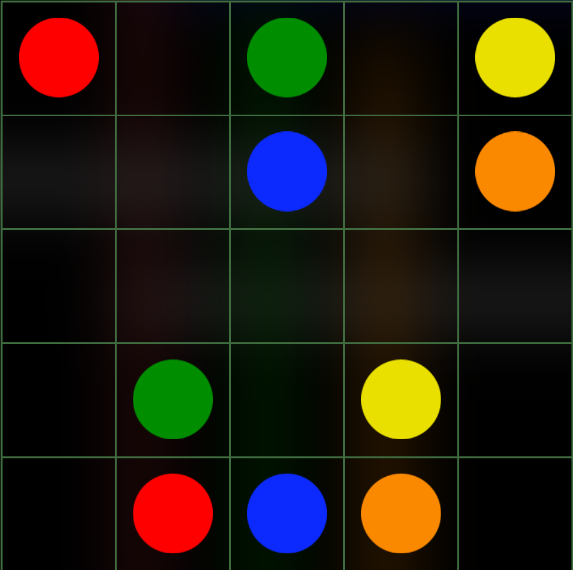
#> input picture 2022/04_April/pic.png, 573 x 570 px
$ jupyter execute --allow-errors flowGame.ipynb   (shell and % lines are left out)
#> lines starting #> are read from the running program, lines starting #| are printed output that depends on the picture; after the words box and inside, x2 and y2 are one past the last pixel; in counts of white or black regions, pixels touching at a corner belong together
[cell 1]
import sys
sys.path.insert(0, r"C:\Users\19410\My Drive\Raju Dai\Rlib-main")

tricks
1.select those dot pair who are in the edge
2.repeat step 1 unless there is no dots

[cell 2]
board=[[0]*5]*5
board

[cell 3]
def last(n):
    return n[-1]

def sort(tuples):
    return sorted(tuples, key=last)

[cell 4]
dots=[(0,0,'r'),(0,2,'g'),(0,4,'y'),(1,2,'b'),(1,4,'o'),(3,1,'g'),(3,3,'y'),(4,1,'r'),(4,2,'b'),(4,3,'o')]
d=sort(dots)
d

[cell 5]
ep=set()
for i in range(5):
    ep.add((0,i))
    ep.add((i,0))
    ep.add((4,i))
    ep.add((i,4))
list(ep)

[cell 6]
def isAtEdge(board,p1,p2):
    a=board[p1[0]][p1[1]]

#> (a cell that did not finish here is left out)

[cell 8]
class Solver:
    def __init__(self, board_vals):
        self._filled_map = None
        self._set_up(vals)
    # [21 lines left out: functions _set_up, is_inside_board, get_pair_on_edges, not called in this run]

[cell 9]
class FlowGrid:
    def __init__(self):
        self._dimension = None
        self._value = None

    # [17 lines left out: function load, not called in this run]
    def get_value(self):
        return self._value

[cell 10]
True and not 'a' in 'as'

[cell 11]
def getEdges(row,col):
    edges=[]
    for i in range(row):
        edges.append((i,0))
        edges.append((i,col-1))
    for i in range(1,col-1):
        edges.append((0,i))
        edges.append((row-1,i))

    return edges

[cell 12]
a=getEdges(5,6)

[cell 13]
a.sort()

[cell 14]
len(a)

[cell 15]
ed=[1,2]
id(ed)

[cell 16]
ed+=[1,23,4]

[cell 17]
id(ed)

[cell 18]
class PathFinder:
    def __init__(self):
        self._path=None
    def setStartPos(self,start):
        self._path=None
        self._start=start
    def setEndPos(self,end):
        self._path=None
        self._end=end
    def setEdges(self,edges):
        self._path=None
        self._edges=edges

    # [45 lines left out: functions calculatePath, _calculatePath, not called in this run]

# [5 lines of commented-out code are left out]

[cell 19]
from LibPath import insertPath
insertPath()
#> (this line was passed over: LibPath is not available in this run)
from OpsDB import IOps
import numpy as np
from FileDatabase import File
class IBoard:
    def get_value_at_pos(self, pos: tuple):
        pass
    def get_board(self) -> np.ndarray:
        pass
class FlowGrid(IBoard):
    def __init__(self):
        self._dimension = None
        self._value = None

    # [17 lines left out: function load, not called in this run]
    def get_board(self):
        return self._value
    def get_value_at_pos(self, pos):
        x,y = pos
        return self._value[x][y]
    # [6 lines left out: function is_inside_board, not called in this run]
    def set_data(self, data):
        self._value = np.array(data)
    def get_nebors(self, pos):
        direction = np.array([(1,0), (0,1), (-1, 0), (0, -1)])
        return list(filter(self.is_inside_board, [tuple(v) for v in pos + direction]))
class EdgePairFinder(IOps):
    def __init__(self):
        self._nebors_direction = np.array([[-1, 0], [1, 0], [0, 1], [0, -1]])
    def set_board(self, board: IBoard):
        self._board = board
    def set_edges(self, edges: set):
        self._edges = edges
    # [8 lines left out: function execute, not called in this run]
class GridPos:
    def __init__(self, x,y ):
        self.pos = x,y
        self.nebors = set()
    def __str__(self) -> str:
        return str(self.pos)
class FindEdges(IOps):
    def __init__(self):
        self._pos_map = {}
    def set_board(self, board: IBoard):
        self._board = board
    # [12 lines left out: functions execute, _left_right, not called in this run]
    def _add_nebor(self, pos1, pos2):
        self.get_pos(pos1).nebors.add(self.get_pos(pos2))
        self.get_pos(pos2).nebors.add(self.get_pos(pos1))
    # [4 lines left out: function get_pos, not called in this run]
class PathFind(IOps):
    def set_start_point(self, start_pos: tuple):
        self._start_pos = start_pos
    def set_end_pos(self, end_pos: tuple):
        self._final_pos = end_pos
    def set_edges(self, edges: dict):
        self._edges = edges
    def set_board(self, board: IBoard):
        self._board = board

    def execute(self):
        return self._find(self._edges[self._start_pos], set(), [])

    # [17 lines left out: function _find, not called in this run]
class DynamicEdgeUpdater:
    def __init__(self):
        self._visited = set()
        self._pos_map = {}
        self._set_one_position_on_edges((0,0))
    def set_board(self, board: FlowGrid):
        self._board = board
    # [7 lines left out: function update, not called in this run]
    def _set_one_position_on_edges(self, pos: tuple):
        self._first_pos = pos
    def get_edges(self):
        self._pos_map.clear()
        from projects.kami.kami import GraphIterator
        gi = GraphIterator()
        gi.set_child_func(lambda st, pos: self._edge_filter_func(pos))
        gi.set_initial_value(self._first_pos)
        for pos in gi:
            for neb in self._edge_filter_func(pos):
                self._add_nebor(pos, neb)
        return self._pos_map

    def _add_nebor(self, pos1, pos2):
        self._get_node(pos1).nebors.add(self._get_node(pos2))
        self._get_node(pos2).nebors.add(self._get_node(pos1))

    # [11 lines left out: functions _get_node, _edge_filter_func, not called in this run]
class Main:
    # [25 lines left out: function path_find, not called in this run]

[cell 20]
fg = FlowGrid()
fg.set_data([[1, 0, 2, 0, 3], [0, 0, 4, 0, 5], [0, 0, 0, 0, 0], [0, 2, 0, 3, 0], [0, 1, 4, 5, 0]])

[cell 21]
fe = DynamicEdgeUpdater()
fe.set_board(fg)
# fe.set_one_position_on_edges((0,0))
#> (the rest of this cell did not finish here and is left out)

[cell 22]
def colorizePath(img,path,MidPointOf1stBox=(60,60),lengthOfBox=115):
    def getCoordinate(point):
        x,y=MidPointOf1stBox[0],MidPointOf1stBox[1]
        return x+lengthOfBox*point[1],y+lengthOfBox*point[0]
    initialP=getCoordinate(path[0])
    color=img[(initialP[1],initialP[0])]
    print(color)
    print(initialP)
    for i in range(1,len(path)):
        finalP=getCoordinate(path[i])
        cv2.line(img,initialP,finalP,(int(color[0]),int(color[1]),int(color[2])),20)
        initialP=finalP

[cell 23]
class Box:
    def set_MidPointOf1stBox(self,point:tuple):
        self.pos=point
    def set_lengthOfBox(self,size:int):
        self.size=size

class ColorizePath:
    def set_path(self,path:list):
        self.path=path
    def colorit(self,img,box:Box):
        def getCoordinate(point):
            x,y=box.pos[0],box.pos[1]
            return x+box.size*point[1],y+box.size*point[0]
        initialP=getCoordinate(path[0])
        color=img[(initialP[1],initialP[0])]
        for i in range(1,len(path)):
            finalP=getCoordinate(path[i])
            cv2.line(img,initialP,finalP,(int(color[0]),int(color[1]),int(color[2])),30)
            initialP=finalP

[cell 24]
import cv2

box=Box()
box.set_MidPointOf1stBox((60,60))
box.set_lengthOfBox(115)

cp=ColorizePath()
path=[(4, 3), (4, 4), (3, 4), (2, 4), (1, 4)]
cp.set_path(path)
img =cv2.imread('pic.png',1)
#> img is the input picture: shape (570, 573, 3); mean B, G, R 14.8, 28.2, 34.4
cp.colorit(img,box)
#> in colorit, `color=img[(initialP[1],initialP[0])]`: color = [0, 137, 251]
#> after the loop in colorit, `for i in range(1,len(path)):`:
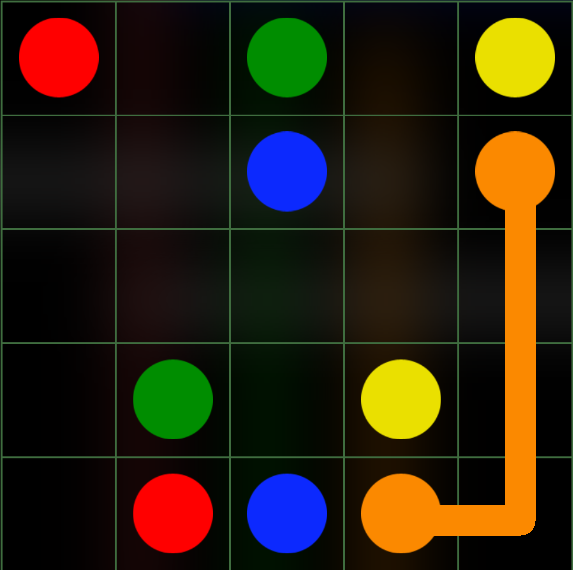
#> img: shape (570, 573, 3); 3.72% of pixels changed, all inside (x1, y1, x2, y2) = (433, 204, 536, 536)

cv2.imshow('original',img)
cv2.waitKey(0)
cv2.destroyAllWindows()

[cell 25]
class Sample:
    # [14 lines left out: function testCase1, not called in this run]
    def Addcolor(self,img,path):
        box=Box()
        box.set_MidPointOf1stBox((60,60))
        box.set_lengthOfBox(115)

        cp=ColorizePath()
        cp.set_path(path)
        cp.colorit(img,box)

        return img


s1=Sample()
# s1.testCase1()
img =cv2.imread('pic.png',1)
path=[(4, 3), (4, 4), (3, 4), (2, 4), (1, 4)]
s1.Addcolor(img,path)
while True:
    cv2.imshow('original',img)
    cv2.waitKey(100)
    p=input()
    if p=='':
        break
    else:
        try:
            p=eval(p)
            img=s1.Addcolor(img,p)
            cv2.destroyAllWindows()
        except:
            pass
        print(p)
cv2.destroyAllWindows()

[cell 26]
print(path)
cv2.imshow('original',img)
cv2.waitKey(0)
cv2.destroyAllWindows()

[cell 27]
[(0,0),(1,0),(2,0),(3,0),(4,0),(4,1)]

[cell 28]
import sys
print(sys.executable)
print(sys.version)
print(sys.version_info)

[cell 29]
import cv2
img =cv2.imread('pic.png',1)
colorizePath(img,path)
#| [  0 137 251]
#> after the loop in colorizePath, `for i in range(1,len(path)):`:
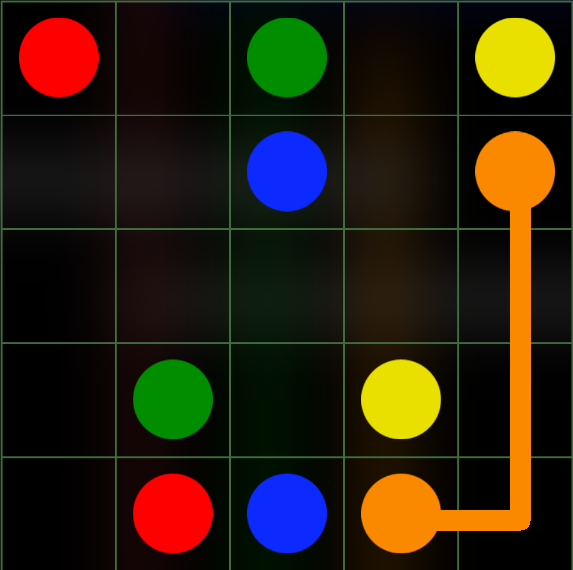
#> img: shape (570, 573, 3); 2.52% of pixels changed, all inside (x1, y1, x2, y2) = (436, 207, 531, 531)

$ run again, with 2022/04_April/temp.png copied over 2022/04_April/pic.png
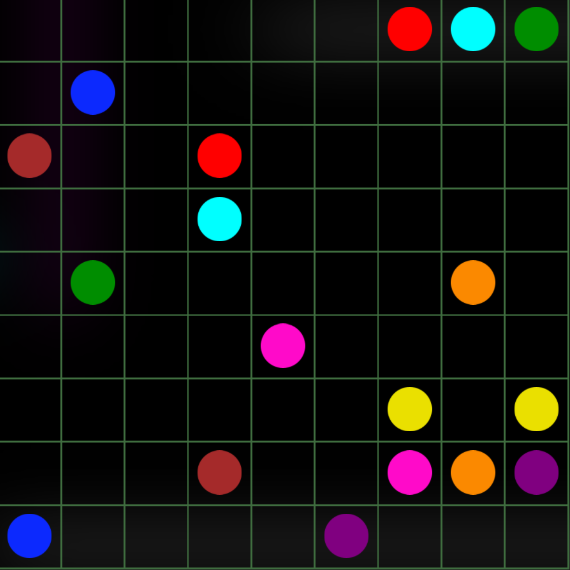
#> input picture 2022/04_April/temp.png, 570 x 570 px
#> img is the input picture: shape (570, 570, 3); mean B, G, R 15.9, 17.1, 19.8
#> in colorit, `color=img[(initialP[1],initialP[0])]`: color = [15, 15, 15]
#> after the loop in colorit, `for i in range(1,len(path)):`:
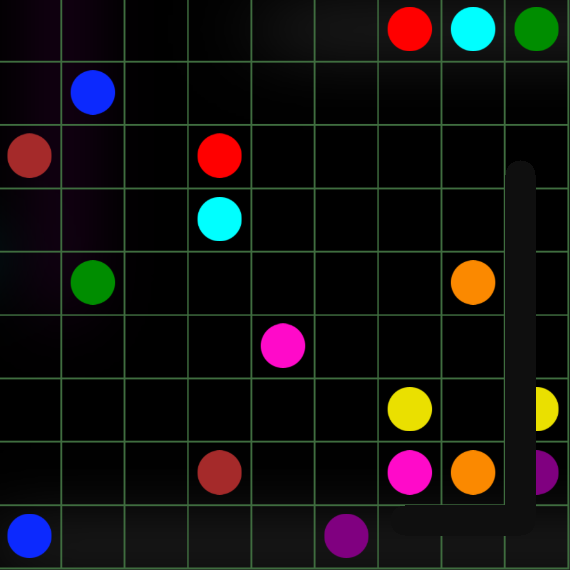
#> img: shape (570, 570, 3); 4.46% of pixels changed, all inside (x1, y1, x2, y2) = (391, 160, 536, 536)
#| [15 15 15]
#> after the loop in colorizePath, `for i in range(1,len(path)):`:
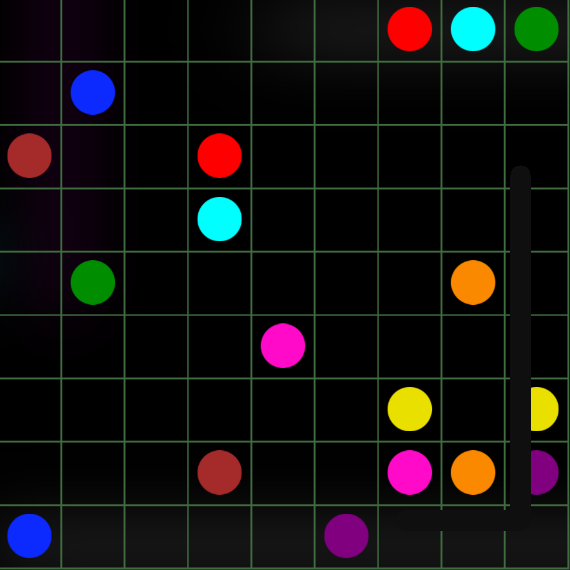
#> img: shape (570, 570, 3); 2.94% of pixels changed, all inside (x1, y1, x2, y2) = (396, 165, 531, 531)
